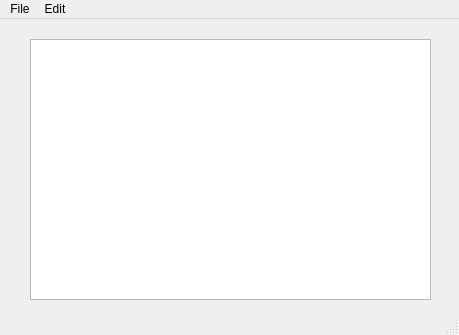
<?xml version="1.0" encoding="UTF-8"?>
<ui version="4.0">
 <class>MainWindow</class>
 <widget class="QMainWindow" name="MainWindow">
  <property name="geometry">
   <rect>
    <x>0</x>
    <y>0</y>
    <width>459</width>
    <height>335</height>
   </rect>
  </property>
  <property name="windowTitle">
   <string>MainWindow</string>
  </property>
  <widget class="QWidget" name="centralwidget">
   <widget class="QWidget" name="verticalLayoutWidget">
    <property name="geometry">
     <rect>
      <x>30</x>
      <y>20</y>
      <width>401</width>
      <height>261</height>
     </rect>
    </property>
    <layout class="QVBoxLayout" name="verticalLayout">
     <item>
      <widget class="QTextEdit" name="textEdit"/>
     </item>
    </layout>
   </widget>
  </widget>
  <widget class="QMenuBar" name="menubar">
   <property name="geometry">
    <rect>
     <x>0</x>
     <y>0</y>
     <width>459</width>
     <height>21</height>
    </rect>
   </property>
   <widget class="QMenu" name="menuFile">
    <property name="title">
     <string>File</string>
    </property>
    <addaction name="actionNew"/>
    <addaction name="actionOpen"/>
    <addaction name="actionSave_As"/>
    <addaction name="actionPrint"/>
   </widget>
   <widget class="QMenu" name="menuEdit">
    <property name="title">
     <string>Edit</string>
    </property>
    <addaction name="actionCopy"/>
    <addaction name="actionPaste"/>
    <addaction name="actionCut"/>
    <addaction name="actionUndo"/>
    <addaction name="actionRedo"/>
   </widget>
   <addaction name="menuFile"/>
   <addaction name="menuEdit"/>
  </widget>
  <widget class="QStatusBar" name="statusbar"/>
  <action name="actionNew">
   <property name="text">
    <string>New</string>
   </property>
  </action>
  <action name="actionOpen">
   <property name="text">
    <string>Open</string>
   </property>
  </action>
  <action name="actionSave_As">
   <property name="text">
    <string>Save As</string>
   </property>
  </action>
  <action name="actionPrint">
   <property name="text">
    <string>Print</string>
   </property>
  </action>
  <action name="actionCopy">
   <property name="text">
    <string>Copy</string>
   </property>
  </action>
  <action name="actionPaste">
   <property name="text">
    <string>Paste</string>
   </property>
  </action>
  <action name="actionCut">
   <property name="text">
    <string>Cut</string>
   </property>
  </action>
  <action name="actionUndo">
   <property name="text">
    <string>Undo</string>
   </property>
  </action>
  <action name="actionRedo">
   <property name="text">
    <string>Redo</string>
   </property>
  </action>
 </widget>
 <resources/>
 <connections/>
</ui>
